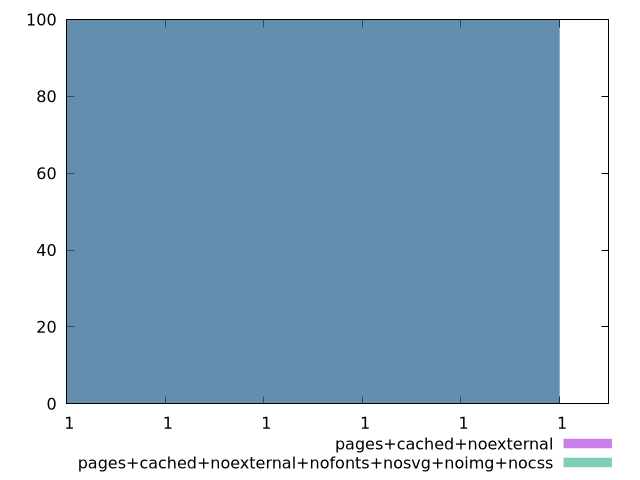

This figure's gnuplot source:
$_pagesCachedNoexternal <<EOF
0.9999997135746175 100
EOF
$_pagesCachedNoexternalNofontsNosvgNoimgNocss <<EOF
0.9999997135746175 100
EOF
set key outside below
set terminal pngcairo
set output "report_00004_2020-11-02T20-21-41.718Z/dom-size/dom-size_pages+cached+noexternal_pages+cached+noexternal+nofonts+nosvg+noimg+nocss+hist.png"
set boxwidth 1.037534944975059e-15
set style fill transparent solid 0.5 noborder
set yrange [0:100]
plot $_pagesCachedNoexternal title "pages+cached+noexternal" with boxes ,$_pagesCachedNoexternalNofontsNosvgNoimgNocss title "pages+cached+noexternal+nofonts+nosvg+noimg+nocss" with boxes ,
